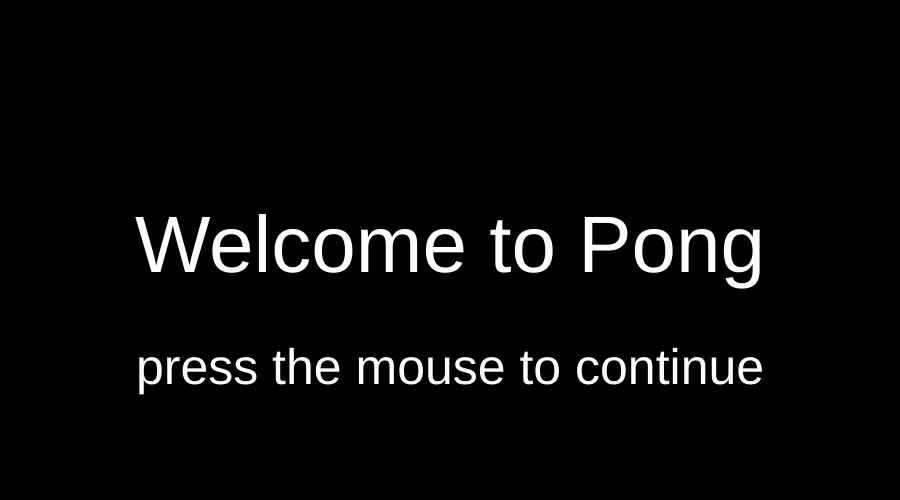
Frame 1 (no input)
Frame 60 (no input): identical to frame 1, image omitted
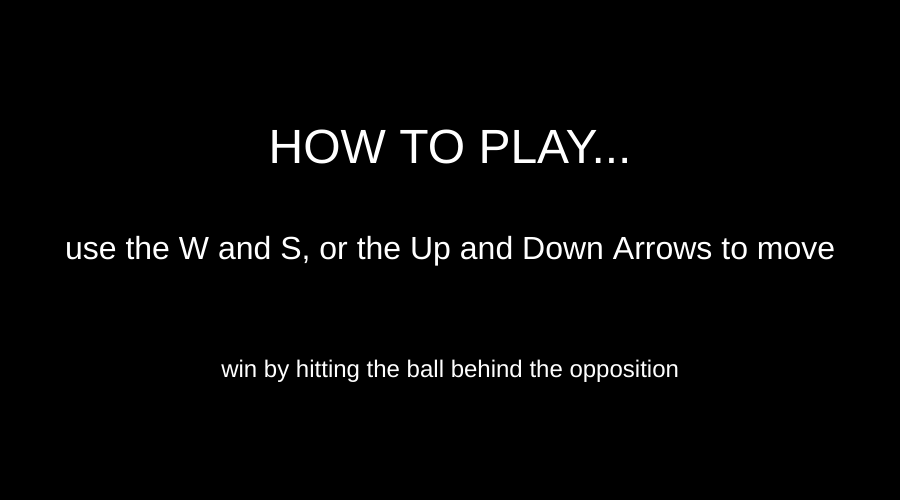
Frame 120 (the mouse pressed at the canvas centre since frame 60)

The p5.js sketch that drew these frames (run headless with seeded random() and noise() and a simulated clock; from frame 60 on, the mouse is pressed at the canvas centre):

// p5.js sketch
// ── sketch.js
var ball;
var p1, p2;
var p1Score = 0;
var p2Score = 0;
var p1Up = false;
var p1Down = false;
var p2Up = false;
var p2Down = false;
var margin = 20;
var cnv;
var colliders = [];

var colliding;

var sceneState = {
  INTRO: 0,
  TUTORIAL: 1,
  GAME: 2,
  WIN: 3,
  LOSE: 4
};

var currentState = sceneState.INTRO;

var mouseOn = false;
var tutorialTimer;
var gameTimer;
var gameTimePressed;
const timeForTutorial = 3000;
const timeForGame = 5000;






function preload() {

}

function centerCanvas() {
  var x = (windowWidth - width) / 2;
  var y = (windowHeight - height) / 2;
  cnv.position(x, y);
}

function windowResized() {
  centerCanvas();
}

function setup() {

  cnv = createCanvas(900, 500);
  centerCanvas();
  ball = new Ball();
  p1 = new Paddle(0);
  p2 = new Paddle(1);
}

function draw() {
  drawScene(currentState);
  checkTransition(currentState);
  drawCollide(currentCollider);
  checkLevelUP (currentCollider);
  
  mouseOn = false;
  colliding = false;
}



function drawField() {
  stroke(255);
  noFill();
  line(0, margin, width, margin);
  line(0, height - margin, width, height - margin);
  for (var i = margin; i < height - margin - 15; i += 35) {
    var start = i;
    var finish = start + 15;
    line(width/2, start, width/2, finish);
  }

  fill(255);
  noStroke();
  textSize(64);
  textAlign(CENTER, CENTER);
  text(p1Score, width/2-50, 70);
  text(p2Score, width/2+50, 70);
}




function drawScene(whichScene) {
  switch (currentState) {
    case sceneState.INTRO:
      background(0);
      fill(255);
      textSize(80);
      textAlign(CENTER, CENTER);
      text("Welcome to Pong", width/2, height/2);
      textSize(50);
      text("press the mouse to continue", width/2, height/2 + 120);
      break;
    case sceneState.TUTORIAL:
      if (millis() > tutorialTimer + timeForTutorial) {
        background(0);
        fill(255);
        textSize(48);
        textAlign(CENTER, CENTER);
        text("HOW TO PLAY...", width/2, height/2 - 100);
        textSize(32);
        text("use the W and S, or the Up and Down Arrows to move", width/2, height/2);

        textSize(24);
        text("win by hitting the ball behind the opposition", width/2, height/2 + 120);
        
      } else {
        background(0);
        fill(255);
        textSize(48);
        textAlign(CENTER, CENTER);
        text("HOW TO PLAY...", width/2, height/2 - 100);
        textSize(32);
        text("use the W and S, or the Up and Down Arrows to move", width/2, height/2);

        textSize(24);
        text("win by hitting the ball behind the opposition", width/2, height/2 + 120);
      }
      break;
    case sceneState.GAME:
        everything();
      break;
    case sceneState.WIN:
      background(0);
      fill(0);
      textSize(64);
      textAlign(CENTER, CENTER);
      text("You WIN!\n" , width/2, height/2 - 70);
      textSize(24);
      text("Press any key to return to title", width/2, height - 100);
      fill(255);
      textSize(64);
      text("You WIN!\n", width/2 + 5, height/2 - 75);
      textSize(24);
      text("Press mouse to return to title", width/2 + 2, height - 102);
      break; 
    case sceneState.LOSE:
      background(0);
      fill(255);
      textSize(64);
      textAlign(CENTER, CENTER);
      text("Play another Round", width/2, height/2);
      textSize(24);
      text("Press mouse to try again", width/2, height - 100);
    default:
      break;
  }
}

function everything() {
  background(0);
  drawField();

  p1.move(p1Up, p1Down);
  p2.move(p2Up, p2Down);

  ball.update();
  p1.update();
  p2.update();
  for (var i = 0; i < colliders.length; i++) {
    colliders[i].update();
  }

  p1.display();
  p2.display();

  for (var i = 0; i < colliders.length; i++) {
    colliders[i].display();
  }

  ball.display(); 

  checkCollisionWithBall(ball, p1);
  checkCollisionWithBall(ball, p2);

  for (var i = 0; i < colliders.length; i++) {
    checkCollisionWithBall(ball, colliders[i]);
  }

//   if (p1Score >= 5  || p2Score >= 5) {
// colliders.push(new Bryan());

// }

}

function checkTransition(whichScene) {
  switch (whichScene) {
    case sceneState.INTRO:
      if (mouseOn) {
        currentState++;
        setUpScene(currentState);
      }
      break;
    case sceneState.TUTORIAL:
        if (mouseOn) {
          currentState++;
          setUpScene(currentState);      
        }
      break;
    case sceneState.GAME:

    //if the ball hits a crtain amount of times, queue another collider
    //if score +1 (aka point lost), some colliders exit
    //idea is that as score increases, as well as paddle hits, colliders increase
      if (p1Score >= 5 || p2Score >= 5) {
        textSize(24);
        text("Things are heating up", width/2, height - 100);
      }

       if (p1Score >= 9 || p2Score >= 9) {
        textSize(24);
        text("MATCH POINT!!", width/2, height - 100);
      }


      if (p1Score >= 10 || p2Score >= 10) {

          currentState = sceneState.WIN;      
        
        setUpScene(currentState);
      }
      break;
    case sceneState.WIN:
      if (mouseOn) {
        p1Score = 0;
        p2Score =0;
        currentState = sceneState.INTRO;
        setUpScene(currentState);
      }
      break;
    case sceneState.LOSE:
      if (mouseOn) {
        currentState = sceneState.GAME;
        setUpScene(currentState);
      }
      break;
    default:
      break;
  }
}

function setUpScene(whichScene) {
  switch (whichScene) {
    case sceneState.INTRO:
      break;
    case sceneState.TUTORIAL:
      break;
    case sceneState.GAME:
      break;
    case sceneState.END:
      break;
    default:
      break;
  }
}

function mousePressed() {
  mouseOn = true;
}


function checkCollisionWithBall(ball, other) {
  if (ball.pos.x + ball.width/2 > other.pos.x && 
      ball.pos.x + ball.width/2 < other.pos.x + other.width && 
      ball.pos.y + ball.height/2 > other.pos.y &&
      ball.pos.y + ball.height/2 < other.pos.y + other.height) {
    ball.collided(other);
    other.collided(ball);
    colliding = true;
  }
}

function Ball() {
  this.pos = createVector(width/2, height/2);
  this.vel = createVector(0, 0);
  this.angle = random(TWO_PI);
  this.speed = 7;
  this.vel.x = cos(this.angle) * this.speed;
  this.vel.y = sin(this.angle) * this.speed;
  this.width = 15;
  this.height = 15;

  this.update = function() {
    if (this.pos.x < -this.width) {
      p2Score++;
      this.resetAfterPoint(0);
    } else if (this.pos.x > width) {
      p1Score++;
      this.resetAfterPoint(1);
    }

    if (this.pos.y < margin || 
        this.pos.y > height - margin - this.height) {
      this.vel.y *= -1;
    }

    this.pos.add(this.vel);
  };

  this.display = function() {
    noStroke();
    fill(255);
    rectMode(CORNER);
    rect(this.pos.x, this.pos.y, this.width, this.height);
  }

  this.resetAfterPoint = function(whichPlayer) {
    this.pos = createVector(width/2, height/2);
    this.vel = createVector(0, 0);
    this.speed = 7;
    if (whichPlayer === 1) {
      this.getStartingAngle(4 * PI/6, 8 * PI/6);
    } else if (whichPlayer === 0) {
      this.getStartingAngle(-PI/3, PI/3);
    }
  }

  this.getStartingAngle = function(angleLow, angleHigh) {  
    var angle = random(angleLow, angleHigh);
    this.vel.x = cos(angle) * this.speed;
    this.vel.y = sin(angle) * this.speed;
  }

  this.collided = function(other) {
    
  }
};

function Paddle(num) {
  this.num = num;
  this.width = 15;
  this.height = 80;
  if (num == 0) {
    this.pos = createVector(margin, height/2);
  } else {
    this.pos = createVector(width-this.width-margin, height/2);
  }
  this.vel = createVector(0, 0);

  this.update = function() {
    this.pos.add(this.vel);
  }

  this.display = function() {
    noStroke();
    fill(255);
    rectMode(CORNER);
    rect(this.pos.x, this.pos.y, this.width, this.height);
  }

  this.move = function(up, down) {
    this.vel.y = 0;
    if (up) {
      if (this.pos.y > margin) {
        this.vel.y = -5;
      } else {
        this.pos.y = margin;
      } 
    }
    if (down) {
      if (this.pos.y + this.height < height - margin) {
        this.vel.y = 5;
      } else {
        this.pos.y = height - this.height - margin;
      }
    } 
  }

  this.collided = function(other) {
    var diff = (other.pos.y + other.height/2) - this.pos.y;
    if (this.num === 0) {
      angle = map(diff, 0, this.height, -PI/3, PI/3);
    }
    if (this.num === 1) {
      angle = map(diff, this.height, 0, 4*PI/6, 8*PI/6);
    }
    other.speed += 1;
    other.vel.x = cos(angle) * other.speed;
    other.vel.y = sin(angle) * other.speed;
  }
}



function keyPressed() {
  if (key === ' ') {
    switch (floor(random(9))) {
      case 0:
        colliders.push(new Bryan());
        break;
      case 1:
        colliders.push(new Yizhou());
        break;
      case 2:
        colliders.push(new Ellie());
        colliders.push(new Dahee());
        break;
      case 3:
        colliders.push(new Yanwen());
        break;
      case 4:
        colliders.push(new MaddyRed());
        colliders.push(new MaddyGreen());
        colliders.push(new MaddyBlue());
        break;
      case 5:
        colliders.push(new AlyssaForrest());
        break;
      case 6:
        colliders.push(new Sarah());
        break;
      case 7:
        colliders.push(new Jackie());
        break;
      case 8:
        colliders,push(new Cat());
        break;
    }
  }

  if (key === 'W') {
    p1Up = true;
  }
  if (key === 'S') {
    p1Down = true;
  }

  if (keyCode === UP_ARROW) {
    p2Up = true;
  }
  if (keyCode === DOWN_ARROW) {
    p2Down = true;
  }
}

function keyReleased() {
  if (key === 'W') {
    p1Up = false;
  }
  if (key === 'S') {
    p1Down = false;
  }

  if (keyCode === UP_ARROW) {
    p2Up = false;
  }
  if (keyCode === DOWN_ARROW) {
    p2Down = false;
  }
}





//Colliders State Machine



//current score
//previous score

//draw
//increase score

// if prev score =/= curent score
//then do something

//prev score 1 = current score = 1


var collideState = {
  ZERO: 0,
  ONE: 1,
  TWO: 2,
  THREE: 3,
  FOUR: 4,
  FIVE: 5,
  SIX: 6,
  SEVEN: 7,
  EIGHT: 8
};

var currentCollider = collideState.ZERO;

function drawCollide(whichCollide) {
  switch (currentCollider) {
    case collideState.ZERO:
      colliders.push(new Ellie());
      colliders.push(new Dahee());
      break;
    case collideState.ONE:
      colliders.push(new Yizhou());
      break;
    case collideState.TWO:
      colliders.push(new Bryan());
      break;
    case collideState.THREE:
      colliders.push(new Yanwen());
      break; 
    case collideState.FOUR:
      colliders.push(new MaddyRed());
      colliders.push(new MaddyGreen());
      colliders.push(new MaddyBlue());
        break;
    case collideState.FIVE:
      colliders.push(new AlyssaForrest());
        break;
    case collideState.SIX:
      colliders.push(new Sarah());
        break;
    case collideSTATE.SEVEN:
    colliders.push(new Jackie());
        break;
    case collideSTATE.EIGHT:
      colliders,push(new Cat());
      break;
    default:
      break;
  }
}

function checkLevelUP(whichCollide) {
  switch (whichCollide) {
    
      case collideState.ZERO:
      if (p1Score>=1   || p2Score >=1 ){
        currentCollider++;
        setUpCollider(currentCollider);
      } 
      break;
    case collideState.ONE:
      if (p1Score>=2  && ball.pos.x > width/2 -20 && ball.pos.x < width/2 +20 || p2Score >=2 && ball.pos.x > width/2 -20 && ball.pos.x < width/2 +20 ){
        currentCollider++;
        setUpCollider(currentCollider);
      }
      break;
    case collideState.TWO:
      if (p1Score>=3  || p2Score >=3  ){
        currentCollider++;
        setUpCollider(currentCollider);
      }
      break;
    case collideState.THREE:
      if (p1Score>=4 || p2Score >=4){
        currentCollider++;
        setUpCollider(currentCollider);
      }
      break; 
    case collideState.FOUR:
      if (p1Score>=5 || p2Score >=5){
        currentCollider++;
        setUpCollider(currentCollider);
      }
        break;
    case collideState.FIVE:
      if (p1Score>=6 || p2Score >=6){
        currentCollider++;
        setUpCollider(currentCollider);
      }
        break;
    case collideState.SIX:
      if (p1Score>=7 || p2Score >=7){
        currentCollider++;
        setUpCollider(currentCollider);
      }
        break;
    case collideSTATE.SEVEN:
    if (p1Score>=8 || p2Score >=8){
        currentCollider++;
        setUpCollider(currentCollider);
      }
        break;
    case collideSTATE.EIGHT:
      if (p1Score>=9 || p2Score >=9){
        currentCollider++;
        setUpCollider(currentCollider);
      }
      break;
    default:
      break;
  }
}


function setUpCollider(whichCollide) {
 switch (currentCollider) {
    case collideState.ZERO:
      
      break;
    case collideState.ONE:
      
      break;
    case collideState.TWO:
      
      break;
    case collideState.THREE:
      
      break; 
    case collideState.FOUR:
     
        break;
    case collideState.FIVE:
      
        break;
    case collideState.SIX:
      
        break;
    case collideSTATE.SEVEN:
    
        break;
    case collideSTATE.EIGHT:
      break;
    default:
      break;
  }
}

function Bryan() {
  this.speed = 1;
  this.angle = 0;
  this.vel = createVector(0, sin(this.angle) * this.speed);
  this.width = 10;
  this.height = 200;
  this.pos = createVector(random(200, width-200-this.width), random(300, height-300-this.height));

  this.update = function() {
    this.angle = (this.angle + 0.05) % TWO_PI;
    this.vel.y = sin(this.angle) * this.speed;
    this.pos.add(this.vel);
  }

  this.display = function() {
    fill(color(map(sin(this.angle), -1, 1, 0, 255), map(cos(this.angle), -1, 1, 0, 255), 1));
    rect(this.pos.x, this.pos.y, this.width, this.height);
  }

  this.collided = function(other) {
    if (other.speed > 1) {
      other.speed -= 0.5;
    }

    other.angle = random(TWO_PI);
    other.vel.x = cos(other.angle) * other.speed;
    other.vel.y = sin(other.angle) * other.speed;

    if (this.height > 0) {
      this.pos.y += 20;
      this.height -= 40;      
    } else {
      this.height = 0;
    }

  }
}

function Yizhou() {
  var balls;

  this.pos = createVector(width/2, height/2);
  this.speed = 7;
  this.angle = random(TWO_PI);
  this.vel = createVector(cos(this.angle) * this.speed, sin(this.angle) * this.speed);
  this.size = 15;
  
  this.update = function() {
    this.pos.add(this.vel);
  }

  this.display = function() {
    fill(255,30);
    rectMode(CENTER);
    rect(width/2,height/2,100,200);
    noStroke();
    fill(255);
    rectMode(CENTER);
    rect(this.pos.x, this.pos.y, this.size, this.size);
    for (var i = 0; i < 600,this.pos.x=400 && this.pos.y>150&&this.pos.y<35; i++) {
      balls[i].update();
      balls[i].display();
    }
  }

  this.collided = function(other) {
    balls = new Ball();
  }
}


function Ellie() {
  this.pos =  createVector(100, 100);
  this.speed = 1;
  this.angle = 0;
  this.vel =  createVector(cos(this.angle) * this.speed, sin(this.angle) * this.speed);
  this.width = 100;
  this.height = 80;
  this.c = color(200, 90, 10);

  this.update = function() {
    this.pos.add(this.vel);

  }

  this.display = function() {
    // draw something here
    fill(this.c);
    rect(this.pos.x, this.pos.y, this.width, this.height);

  }

  this.collided = function(other) {
    // do something cool here! do something to yourself,
    // and also something to the other thing?
    other.size = 3;
    other.vel.x *= 1;
    this.c = color(200, 5, 100);
  }
}

function Yanwen() {
  this.pos = createVector(100, 50);
  this.speed = 3;
  this.angle = random(TWO_PI);
  this.vel = createVector(cos(this.angle) * this.speed, sin(this.angle) * this.speed);
  this.size1 = 8;
  this.size2 = 20;
  this.side = 3;
  var point = this.side;
  var scaleStar = 1;

  this.star = function(x, y, radius1, radius2, npoints) {
  var angle = TWO_PI / npoints;
  var halfAngle = angle/2.0;
  beginShape();
  for (var a = 0; a < TWO_PI; a += angle) {
    var sx = x + cos(a) * radius2;
    var sy = y + sin(a) * radius2;
    vertex(sx, sy);
    sx = x + cos(a+halfAngle) * radius1;
    sy = y + sin(a+halfAngle) * radius1;
    vertex(sx, sy);
    }
    endShape(CLOSE);
  }

  this.update = function() {
    if (this.pos.x < 10) {
      this.pos = createVector(width/2, height/2);
      point = 3;
      scaleStar = 1;
    } else if (this.pos.x > width - 10) {
      this.pos = createVector(width/2, height/2);
      point = 3;
      scaleStar = 1;
    }

    if (this.pos.y < margin + 20 || 
        this.pos.y > height - margin - 20) {
      this.vel.y *= -1;
      point ++;
      scaleStar += 0.2;

      if (scaleStar > 4){
        scaleStar = 1;
      }
    }
    this.pos.add(this.vel);

    if (point >= 18) {
      point = 3;
    }
  }

  this.display = function() {
    // draw something here
    noStroke();
    fill(255, 215 - random(100), 0);
    push();
    translate(this.pos.x, this.pos.y);
    rotate(frameCount / 100.0);
    scale(scaleStar);
    this.star(0, 0, this.size1, this.size2, point); 
    pop();
  }

  this.collided = function(p) {
    // do something cool here! do something to yourself,
    // and also something to the other thing?
    if (this.pos.x + 20 > p.pos.x && this.pos.x + 20 < p.pos.x + p.width ||
      this.pos.x - 20 > p.pos.x && this.pos.x - 20 < p.pos.x + p.width){
      if (this.pos.y > p.pos.y && this.pos.y < p.pos.y + p.height) {
        this.vel.x *= -1;
          point ++;
          scaleStar += 0.2;
      }
    }
  }
}

function MaddyRed() {
  this.pos = createVector(random(200,600),random(100,400));

  this.speed = 3;
  this.angle = -100;
  this.vel = createVector(0, sin(this.angle) * this.speed);
  this.width = 50;
  this.height = 50;

  this.update = function() {
    //this.pos.add(this.vel);

    if(this.pos.y < margin || 
        this.pos.y > height - margin - this.height){
    this.angle=100;
  print("hit");

    }
  }

  this.display = function() {
    fill(255,0,0);
    ellipse(this.pos.x, this.pos.y, this.width, this.height);
  }

  this.collided = function(other) {
    
    other.angle = random(TWO_PI);
    other.vel.x = cos(other.angle) * other.speed;
    other.vel.y = sin(other.angle) * other.speed;
    r = 255;
    g=0;
    b=0;
    // if (this.height < 500) {
    //   this.width += 10;
    //   this.height += 10;      
    // } 
    
  }
}

function MaddyGreen() {
  this.pos = createVector(random(200,600),random(100,400));

  this.speed = 3;
  this.angle = -100;
  this.vel = createVector(0, sin(this.angle) * this.speed);
  this.width = 50;
  this.height = 50;

  this.update = function() {
    //this.pos.add(this.vel);

    if(this.pos.y < margin || 
        this.pos.y > height - margin - this.height){
    this.angle=100;
  print("hit");

    }
  }

  this.display = function() {
    fill(0,255,0);
    ellipse(this.pos.x, this.pos.y, this.width, this.height);
  }

  this.collided = function(other) {
    
    other.angle = random(TWO_PI);
    other.vel.x = cos(other.angle) * other.speed;
    other.vel.y = sin(other.angle) * other.speed;
    g = 255;
    r =0;
    b=0;
    
  }
}

function MaddyBlue() {
  this.pos = createVector(random(200,600),random(100,400));

  this.speed = 3;
  this.angle = -100;
  this.vel = createVector(0, sin(this.angle) * this.speed);
  this.width = 50;
  this.height = 50;

  this.update = function() {
    //this.pos.add(this.vel);

  //   if(this.pos.y < margin || 
  //       this.pos.y > height - margin - this.height){
  //   this.angle=100;
  // print("hit");

  //   }
  }

  this.display = function() {
    fill(0,0,255);
    ellipse(this.pos.x, this.pos.y, this.width, this.height);
  }

  this.collided = function(other) {
    
    other.angle = random(TWO_PI);
    other.vel.x = cos(other.angle) * other.speed;
    other.vel.y = sin(other.angle) * other.speed;
    g = 0;
    r =0;
    b=255;
    
  }
}

function AlyssaForrest() {
  this.pos = createVector(width/2, height/2);
  this.speed = 0;
  this.angle = 0;
  this.vel = createVector(cos(this.angle) * this.speed, sin(this.angle) * this.speed);
  this.height = 0;
  this.width = 0;

  this.update = function() {
    this.pos.add(this.vel);
    if (this.height < height-40){
    this.height = this.height + 0.5;
    this.width = this.width + 0.5;
    } else {
    this.height = this.height;
    this.width = this.width;
    }
  }

  this.display = function() {
    fill(255,0,0);
    ellipse(this.pos.x, this.pos.y, this.width, this.height);
  }

  this.collided = function(other) {
    other.vel.x *= -1;
    this.width = this.width - 5;
    this.height = this.height - 5;
  }
}


function Sarah() {
  this.speed = 2;
  this.angle = PI;
  this.vel = createVector(0, sin(this.angle) * this.speed);
  this.width = 50;
  this.height = 50;
  this.pos = createVector(random(margin, width - margin), random(margin, height - margin));
  this.counter = 0;
  this.amplitude = 10;
  this. r = 0;

  this.update = function() {
    this.angle = this.angle + 1;
    this.pos.add(this.vel);
    this.counter ++;
          //check borders
          if(this.pos.x > (width - (margin + this.width))) {
            this.vel.x = -2;
          }
          if(this.pos.x < margin) {
            this.vel.x = 2;
          }

          if(this.pos.y > (height - (margin + this.height))) {
            this.vel.y = -2;
          }
          if(this.pos.y < margin) {
            this.vel.y = 2;
          }

          if (this.counter % 40 == 0) {
      //set x vel
      this.r = random(1);
      if (this.r > .5) {
        this.vel.x = 2;
      } else {
        this.vel.x = -2;
      }
      //set y vel
      this.r = random(1);
      if (this.r > .5) {
        this.vel.y = 2;
      } else {
        this.vel.y = -2;
      }
    }
  }

  this.display = function() {

    fill(map(this.pos.y, 0, height, 0, 255), 150, map(this.pos.x, 0, width, 0, 255), 200);
   rect(this.pos.x, this.pos.y, this.width, this.height);



 }

 this.collided = function(other) {
  if (other.speed > 1) {
    other.speed -= 0.5;
  }
  other.angle = random(TWO_PI);
  other.vel.x = cos(other.angle) * other.speed;
  other.vel.y = sin(other.angle) * other.speed;
     //teleport
     other.pos.y = random(height);
     if(other.pos.x > width/2) {
      other.pos.x = random(width/2);
    } else{
     other.pos.x = random(width/2, width);
   }

  
}
}



function Jackie() {
  this.pos = createVector(0, 0);
  this.width = 25;
  this.height = 25;
  this.time = 0;

  this.update = function() {
    this.time += .03;
    this.pos.x = (200*sin(this.time)) + (width/2)
    this.pos.y = (200*cos(this.time)) + (height/2)
  }

  this.display = function(){
    rect(this.pos.x - this.width/2, this.pos.y - this.height/2, this.width, this.height);
  }
  
  this.collided = function(other){
    if (other.speed > 1) {
      other.speed += random(-2, 0);
    }
    colliders.push(new Jackie());

    other.vel.x = -other.vel.x;
    other.pos.x += other.vel.x;
    other.vel.y = -other.vel.y;
    other.pos.y += other.vel.y;
  }
}


function Dahee() {
  this.speed = 1;
  this.angle = 0;
  this.vel = createVector(0, cos(this.angle) * this.speed);
  this.width = 10;
  this.height = 10;
  this.pos = createVector(random(600, 1000)), random(random(400, 1000));

  this.update = function() {
    this.angle = (this.angle + 0.05) % TWO_PI;
    this.vel.y = sin(this.angle) * this.speed;
    this.pos.add(this.vel);
  }

  this.display = function() {
    fill(250,0,200);
    rect(this.pos.x, this.pos.y, this.width, this.height);
    rect(this.pos.x, this.pos.y, this.width, this.height);
    rect(this.pos.x, this.pos.y, this.width, this.height);
    rect(this.pos.x, this.pos.y, this.width, this.height);
    rect(this.pos.x, this.pos.y, this.width, this.height);
  }

  this.collided = function(other) {
    if (other.speed > 1) {
      other.speed -= 0.5;
    }

    other.angle = random(TWO_PI);
    other.vel.x = cos(other.angle) * other.speed;
    other.vel.y = sin(other.angle) * other.speed;

    if (this.height > 0) {
      this.pos.y += 20;
      this.height -= 40;      
    } else {
      this.height = 0;
    }
  }
}


function Cat() {
  this.pos = new createVector(0, 0);
  this.speed = 0;
  this.angle = 70;
  this.vel = new createVector(cos(this.angle) * this.speed, sin(this.angle) * this.speed);
  this.width = 0;
  this.height = 0;
  this.c = color(255, 0, 0);


  this.update = function() {
    this.pos.add(this.angle);
  }

  this.display = function() {
    rect(pos, pos, this.width, this.height);
    fill(this.c);
  }

  this.collided = function(other) {
    this.width+10;
    this.height+20;
    fill(random(0, 255), random(0, 255), random(0, 255));
  }
}
